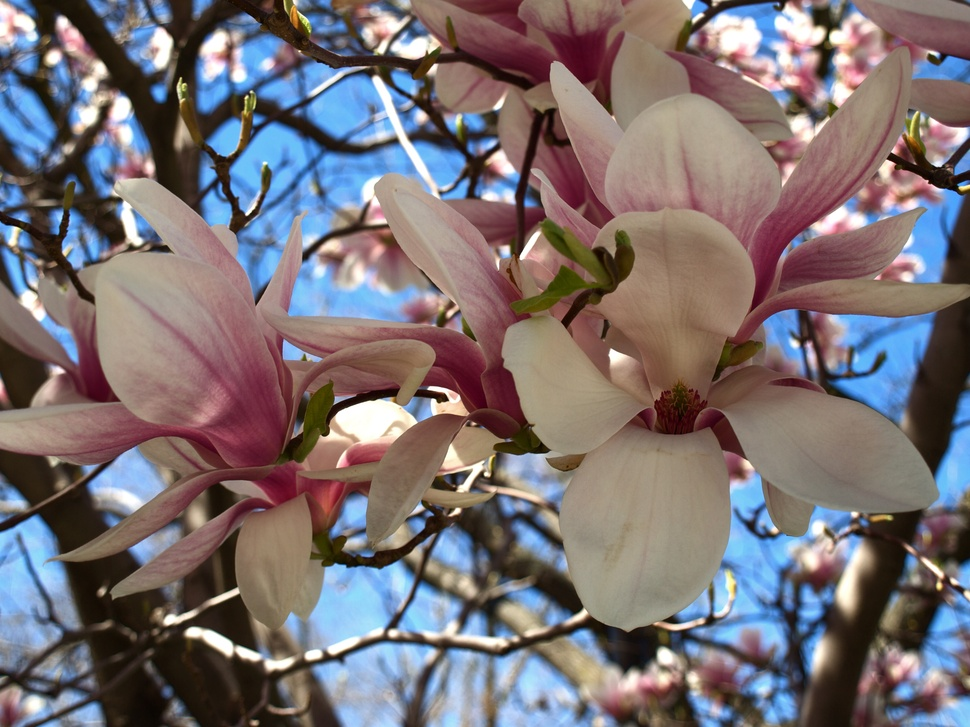
#> input picture pset13/seamCarving/Input/P4250487.jpg, 970 x 727 px, shrunk from 3648 x 2736 before the run
$ python fromInternet.py ../seamCarving/Input/P4250487.jpg ../seamCarving/Input/copley.png   (Python 2 division)
#> lines starting #> are read from the running program, lines starting #| are printed output that depends on the picture
import os.path, colorsys

def execute(filename, fpath, brightness_correction=False):
#> called with filename = 'P4250487.jpg', fpath = '../seamCarving/Input/P4250487.jpg', brightness_correction = False
    modified_filename = "%s-%s-%s" % ('color2gray', brightness_correction, filename)
    head, tail = os.path.split(fpath)
    # Save transformed image to the cache dir of the page
    #head = head.replace('attachments', 'cache')
    modified_fpath = os.path.join(head, modified_filename)

    # Look if requested image is already available
    if os.path.isfile(modified_fpath):
        return (modified_filename, modified_fpath)

    helpers_available = True
    try:
        from PIL import Image
        import numpy
    except:
        helpers_available = False
    if not helpers_available:
        return (filename, fpath)

    # Get image data
    im = Image.open(fpath)
#> im is the input picture: PIL image 970x727 RGB; mean R, G, B 121.2, 112.3, 116.1
    if im.mode in ['1', 'L']: # Don't process black/white or grayscale images
        return (filename, fpath)
    #im = im.copy()
    im = im.convert('RGB')
    pix = im.load()

    # Color to gray conversion according to Martin Faust
    # copyright: 2005 by martin.faust@e56.de
    # license: GNU GPL
    min = 100.0
    max = -100.0
    mean = 0.0
    im_x, im_y = im.size
#> im_x = 970; im_y = 727
    gray = numpy.zeros([im_x, im_y], float)
    for y in range(im_y):
        for x in range(im_x):
            #r, g, b = im.getpixel((x, y))
            r, g, b = pix [x, y]
            #hue, saturation, brightness = rgb2hsl(r, g, b)
            #hue, brightness, saturation = colorsys.rgb_to_hls(r, g, b)
            hue, saturation, brightness = colorsys.rgb_to_hsv(r, g, b)
            hue = hue * 360.0

            if saturation == 0.0:
                gray[x][y] = 1.5 * brightness
            else:
                gray[x][y] = brightness +  brightness*saturation

            if gray[x][y] < min:
                min = gray[x, y]
            if gray[x][y] > max:
                max = gray[x][y]
            mean += gray[x][y]
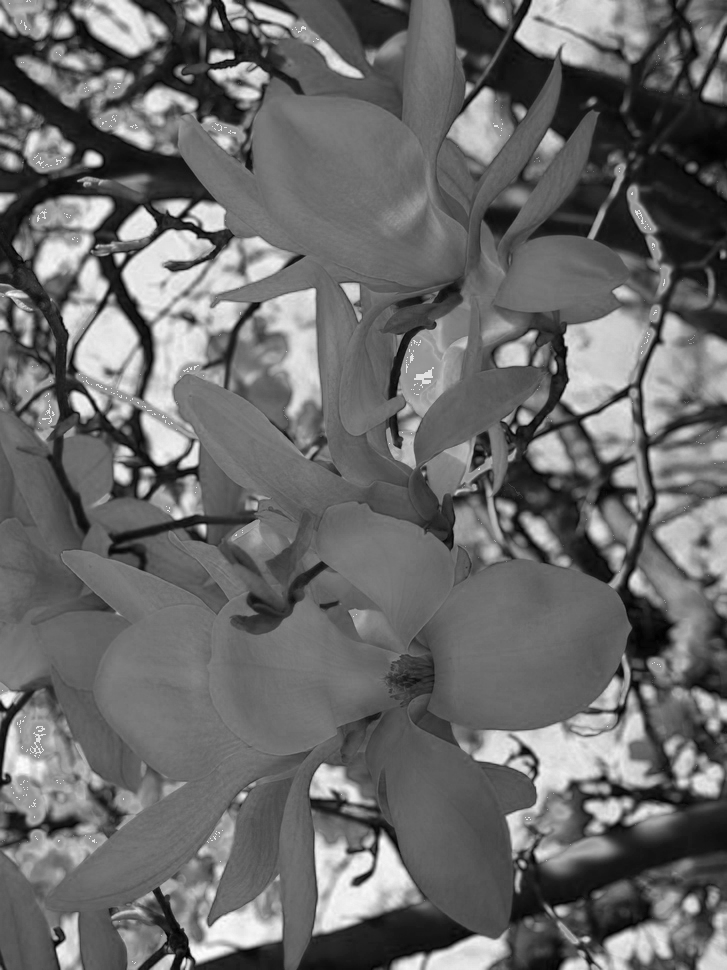
#> gray: shape (970, 727) float64; min 14, max 433, mean 189.4; drawn with min black and max white
#> after the loop, max = 433; mean = 133563941.5; min = 14

    mean /= (float) (im_y * im_x)
#> mean = 189.4
    min = 0.0
    max = (mean + max) * 0.5
#> max = 311.2

    for y in range(im_y):
        for x in range(im_x):
            if brightness_correction:
                brightness = 0.9 * 255.0 * (gray[x][y] - min) / (max - min)
            else:
                brightness = 255.0 * (gray[x][y] - min) / (max - min)
            if brightness > 255.0:
                brightness = 255.0
            if brightness < 0.0:
                brightness = 0.0
            #im.putpixel((x, y), (int(brightness), int(brightness), int(brightness)))
            pix [x, y] = (int(brightness), int(brightness), int(brightness))

    # Save transformed image
    im.save(modified_fpath)
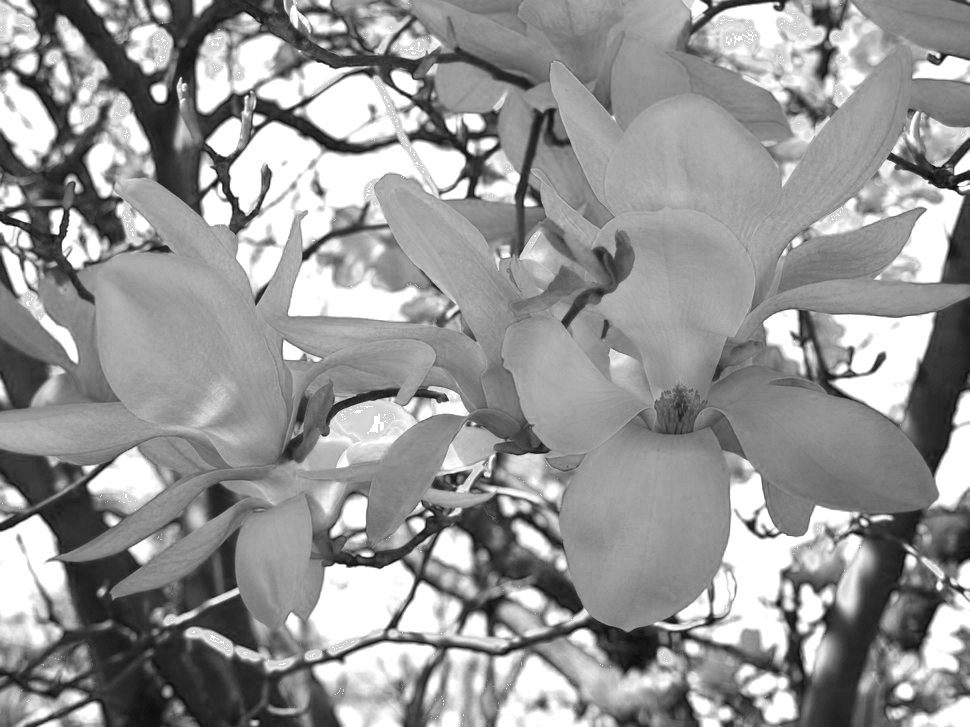
#> saved as color2gray-False-P4250487.jpg: PIL image 970x727 RGB; min 11, max 255, mean 150.1
    return (modified_filename, modified_fpath)


if __name__ == '__main__':
    import sys
    print "Color2Gray image correction for color blind users"

    if len(sys.argv) != 3:
        print "Calling syntax: color2gray.py [fullpath to image file] [brightness_correction=True/False]"
        print "Example: color2gray.py C:/wikiinstance/data/pages/PageName/attachments/pic.png False"
        sys.exit(1)

    if not (os.path.isfile(sys.argv[1])):
        print "Given file does not exist"
        sys.exit(1)

    extpos = sys.argv[1].rfind(".")
    if not (extpos > 0 and sys.argv[1][extpos:].lower() in ['.gif', '.jpg', '.jpeg', '.png', '.bmp', '.ico', ]):
        print "Given file is not an image"
        sys.exit(1)

    path, fname = os.path.split(sys.argv[1])
    print "Please wait. Processing image..."

    brightness_correction = bool(sys.argv[2]=='True')

    modified_filename, modified_fpath = execute(fname, sys.argv[1], brightness_correction)
##    import cProfile
##    cProfile.run("execute(fname, sys.argv[1], brightness_correction)")
    if modified_fpath == sys.argv[1]:
        print "Error while processing image: PIL/NumPy missing and/or source file is already a grayscale image."
    else:
        print "Image successfully processed"

$ run again, on pset13/seamCarving/Input/parkstreet.png
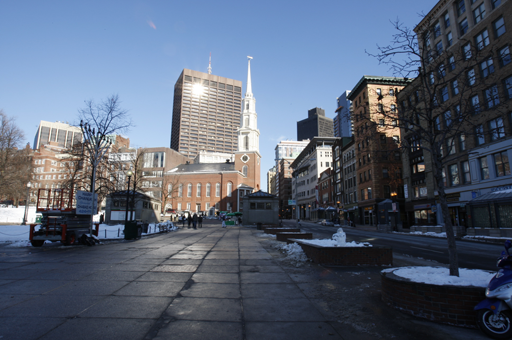
#> input picture pset13/seamCarving/Input/parkstreet.png, 512 x 340 px
#> in execute, im is the input picture: PIL image 512x340 RGB; mean R, G, B 87.8, 98, 115.5
#> after the loop in execute, `for y in range(im_y):`:
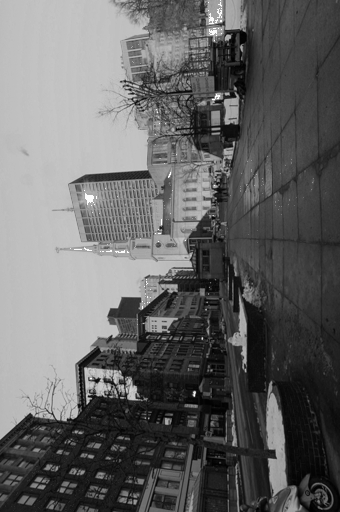
#> gray: shape (512, 340) float64; min 1.5, max 388, mean 155.2; drawn with min black and max white
#> after the loop in execute, `for y in range(im_y):`: max = 388; mean = 27015295.5; min = 1.5
#> in execute, `mean /= (float) (im_y * im_x)`: mean = 155.2
#> in execute, `max = (mean + max) * 0.5`: max = 271.6
#> in execute, `im.save(modified_fpath)`:
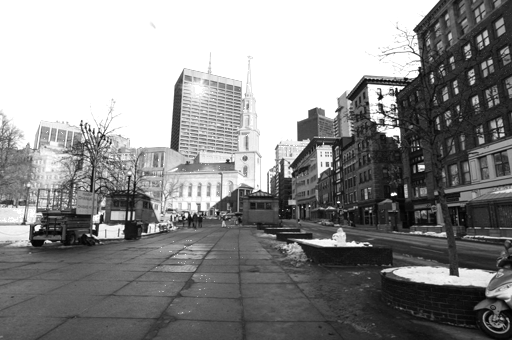
#> saved as color2gray-False-parkstreet.png: PIL image 512x340 RGB; min 1, max 255, mean 139.8

$ run again, on pset13/seamCarving/Input/tiny.png
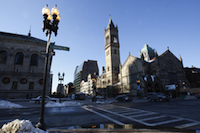
#> input picture pset13/seamCarving/Input/tiny.png, 200 x 133 px
#> in execute, im is the input picture: PIL image 200x133 RGB; mean R, G, B 86.2, 99.4, 124.2
#> after the loop in execute, `for y in range(im_y):`:
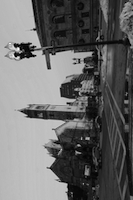
#> gray: shape (200, 133) float64; min 0, max 410, mean 168.9; drawn with min black and max white
#> after the loop in execute, `for y in range(im_y):`: max = 410; mean = 4492647.5; min = 0
#> in execute, `mean /= (float) (im_y * im_x)`: mean = 168.9
#> in execute, `max = (mean + max) * 0.5`: max = 289.4
#> in execute, `im.save(modified_fpath)`:
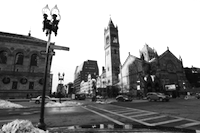
#> saved as color2gray-False-tiny.png: PIL image 200x133 RGB; min 0, max 255, mean 144.5
